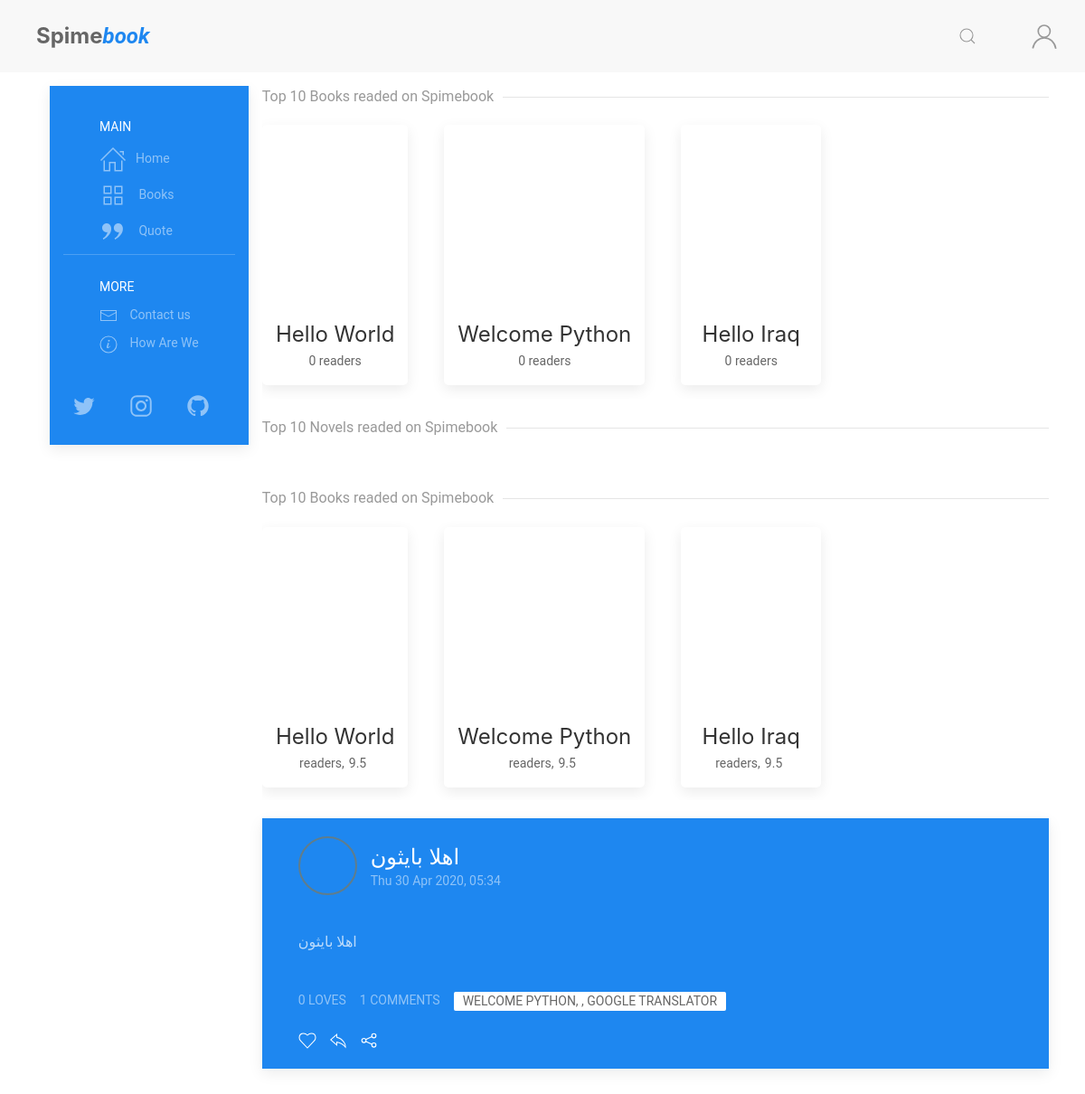
/test, run on an earlier commit of the app's database.
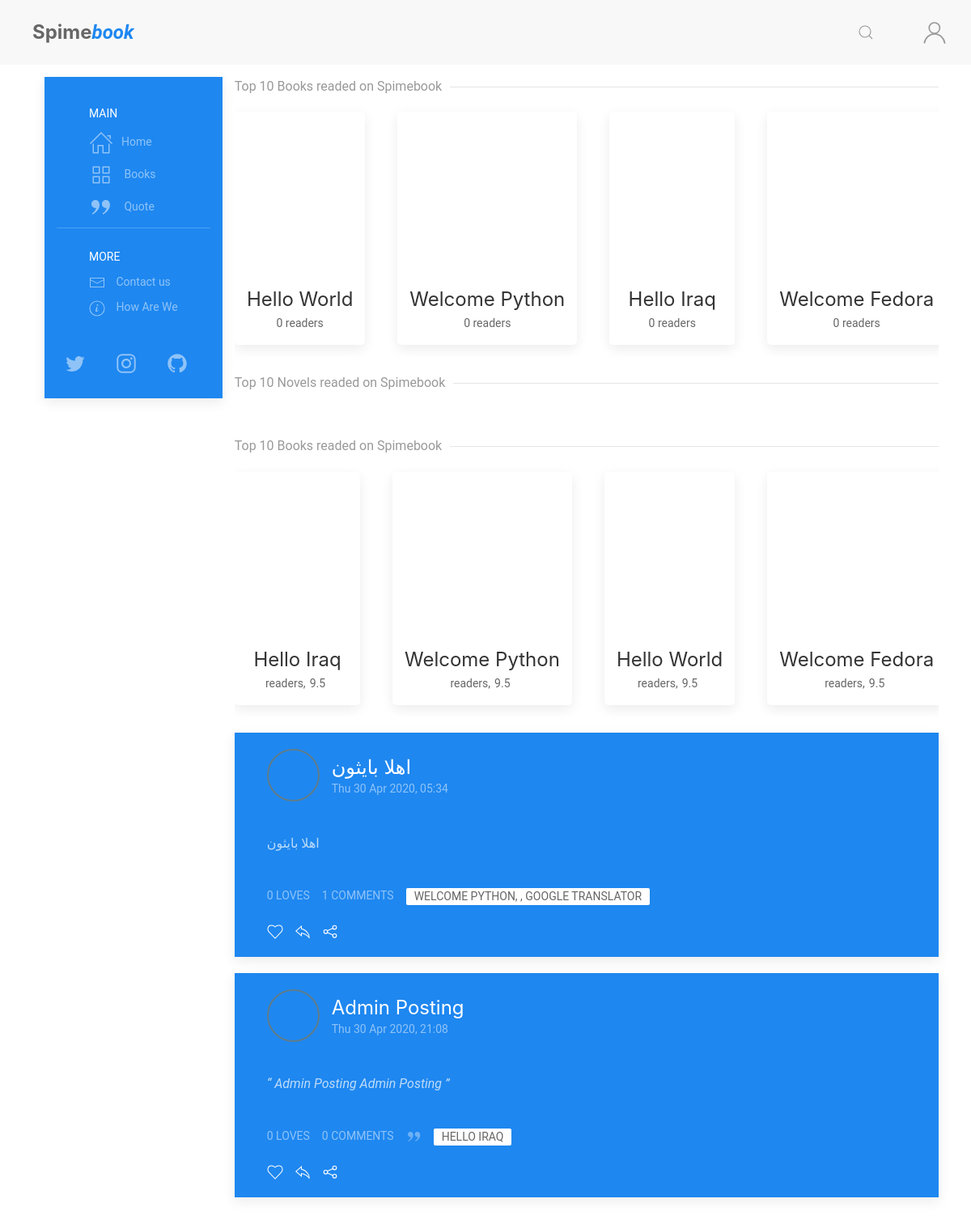
And on a later commit of the database.
### books/models.py (models this page shows, shortened)
class Book(models.Model):
    title = models.CharField(max_length=255, verbose_name=_('Book Title'))
    book_image = models.ImageField(
        upload_to='books/cover/', default='book.jpg', verbose_name=_('Book Cover Image'))
    author = models.ForeignKey(
        Author, on_delete=models.CASCADE, verbose_name=_('The Author'))
    publish_date = models.DateField(
        default=timezone.now, verbose_name=_('Publish Date'))
    genres = models.ManyToManyField(
        Genres, related_name='genres', verbose_name=_('Genres'))
    book_or_Novel = models.CharField(
        max_length=5, choices=book_type, default='Book', verbose_name=_('Type'))
    def __str__(self):
        return self.title

class EN(models.Model):
    lang = models.CharField(max_length=2, default='en', auto_created='en')
    book = models.OneToOneField(
        Book, on_delete=models.CASCADE, verbose_name=_('Orginal Book'))
    title = models.CharField(max_length=255, blank=True,
                             null=True, verbose_name=_('Book Title'))
    book_Bio = models.TextField(
        blank=True, null=True, verbose_name=_('Book Bio'))
    class Meta:
        verbose_name = _("English Translation")
        verbose_name_plural = _("English Translation")
        ordering = ['-id']
    def __str__(self):
        if self.title is None:
            return translator.translate(self.book.title, dest='en').text
        else:
            return self.title

### posts/models.py (models this page shows, shortened)
class Post(models.Model):
    POST_TYPE = [
        ('Q', 'Quote'),
        ('R', 'Reviw'),
        ('P', 'Post'),
    ]
    title = models.CharField(max_length=120, default='')
    user = models.ForeignKey(User, on_delete=models.CASCADE)
    post_date = models.DateTimeField(default=timezone.now)
    post_edit_date = models.DateTimeField(auto_now=timezone.now)
    content = models.TextField(default='')
    post_type = models.CharField(
        max_length=1,
        choices=POST_TYPE,
        default='Psot')
    for_book = models.ForeignKey(Book, on_delete=models.CASCADE)
    archived = models.BooleanField(default=False)
    class Meta:
        ordering = ["-post_date"]

class Comment(models.Model):
    user = models.ForeignKey(User, on_delete=models.CASCADE)
    comment = models.CharField(max_length=300)
    comment_date = models.DateTimeField(auto_now_add=True)
    post = models.ForeignKey(
        Post, on_delete=models.CASCADE, related_name='comments')

### posts/views.py (the view)
# urls.py: path('test', views.test, name='test'),
def test(request):
    all_posts = range(1, 1000)
    top_ten_books = Book.objects.filter(book_or_Novel='Book').annotate(
        readed=Count('books')).order_by('-readed')[:10]
    top_ten_movels = Book.objects.filter(book_or_Novel='Novel').annotate(
        readed=Count('books')).order_by('-readed')[:10]
    top_rate = Book.objects.order_by('-rating')[:10]
    print(top_rate)
    all_posts = Post.objects.filter(
        archived=False).annotate(loves_count=Count('comments')).order_by('-loves_count')
    return render(request, 'posts/test.html', {'books': top_ten_books, 'novels': top_ten_movels, 'top_rate': top_rate, 'posts': all_posts})

### books/templatetags/books_extra.py (called while the page is built)
@register.filter(name='get_translate')
def get_translate(value, arg):
    translate = eval(f"value.{arg}")
    return translate

@register.simple_tag
def define(val=None):
    return val

### posts/templatetags/posts_extra.py (called while the page is built)
@register.inclusion_tag('posts/costumtags/reaction_bar.html')
def reaction_bar(post_id, user):
    target_post = Post.objects.get(id=post_id)
    comment_form = AddCommentForm()
    context = {
        'user': user,
        'post': target_post,
        'comment': target_post,
        'comment_form': comment_form,
    }
    return context

@register.inclusion_tag('posts/costumtags/post_container.html')
def post(post, user):
    context = {
        'user': user,
        'post': post
    }
    return context

@register.inclusion_tag('posts/costumtags/infinite_scroll_js.html')
def infinite_scroll_js():
    context = {
    }
    return context

### posts/templates/posts/test.html (shortened to what this page needs)
{% extends "posts/base.html" %}
{% load static %}
{% load posts_extra %}
{% block content %}
<div class="uk-margin-bottom me-books-slider">
    <div uk-slider="">
        <h5 class="uk-heading-line uk-text-muted"><span>Top 10 Books readed on Spimebook</span></h5>
        <div class="uk-position-relative uk-visible-toggle uk-light uk-padding-small uk-padding-remove-horizontal uk-padding-remove-top"
            tabindex="-1">
            <ul class="uk-slider-items uk-child-width-auto@s uk-grid">
                {% for book in books%}
                <li>
                    <a href="{% url 'book' book.id  %}">
                        <div class="uk-card uk-card-default uk-border-rounded uk-text-center uk-padding-small">
                            <div class="uk-card-media-top">
                            </div>
                            <div class="uk-card-body uk-padding-remove">
                                <h5 class="uk-card-title uk-margin-small-top uk-margin-remove-bottom">{{book.title}}
                                </h5>
                                <span class="uk-badge">{{book.readed}} readers</span>
                            </div>
                        </div>
                    </a>
                </li>
                {% endfor %}
            </ul>
        </div>
    </div>
</div>
<div class="uk-margin-bottom me-books-slider">
    <div uk-slider="">
        <h5 class="uk-heading-line uk-text-muted"><span>Top 10 Novels readed on Spimebook</span></h5>
        <div class="uk-position-relative uk-visible-toggle uk-padding-small uk-padding-remove-horizontal uk-padding-remove-top"
            tabindex="-1">
        </div>
    </div>
</div>
<div class="uk-margin-bottom me-books-slider">
    <div uk-slider="">
        <h5 class="uk-heading-line uk-text-muted"><span>Top 10 Books readed on Spimebook</span></h5>
        <div class="uk-position-relative uk-visible-toggle uk-light uk-padding-small uk-padding-remove-horizontal uk-padding-remove-top"
            tabindex="-1">
            <ul class="uk-slider-items uk-child-width-auto@s uk-grid">
                {% for book in top_rate %}
                <li>
                    <a href="{% url 'book' book.id  %}">
                        <div class="uk-card uk-card-default uk-border-rounded uk-text-center uk-padding-small">
                            <div class="uk-card-media-top">
                            </div>
                            <div class="uk-card-body uk-padding-remove">
                                <h5 class="uk-card-title uk-margin-small-top uk-margin-remove-bottom">{{book.title}}
                                </h5>
                                <span class="uk-badge">{{book.readed}} readers, <span class="uk-badge">9.5</span>
                                </span>
                            </div>
                        </div>
                    </a>
                </li>
                {% endfor %}
            </ul>
        </div>
    </div>
</div>
<div class="article-feed">
    {% for post in posts %}
    {% post post user %}
    {% endfor %}
</div>
{% endblock content %}

### posts/templates/posts/costumtags/post_container.html
{% load posts_extra %}
<div class="article">
    <div class="uk-card uk-card-primary uk-margin uk-width-1-1">
        <div class="uk-card-header">
            <div class="uk-grid-small uk-flex-middle" uk-grid>
                <div class="uk-width-auto">
                    <a href="{% url 'user-profile' post.user %}">
                        <img data-src="{{post.user.profile.picture.url}}" class="uk-border-circle avatat-img" width="50"
                            height="50" alt="{{post.user}}" uk-img>
                    </a>
                </div>
                <div class="uk-width-expand">
                    <a href="{% url 'post' post.id %}">
                        <h3 class="uk-card-title uk-margin-remove-bottom">{{post.title}}</h3>
                    </a>
                    <p class="uk-text-meta uk-margin-remove-top">
                        <time>{{post.post_date|date:"D d M Y, H:i"}}</time>
                    </p>
                </div>
            </div>
        </div>
        <div class="uk-card-body uk-padding uk-padding-remove-vertical uk-margin">
            {% if post.post_type == "Q" %}
            <q>
                {{ post.content }}
            </q> {% else %}
            <p>
                {{ post.content }}
            </p>
            {% endif %}
        </div>
        <div class="uk-card-footer">
            {% reaction_bar post.id user %}
        </div>
    </div>
</div>

### posts/templates/posts/costumtags/reaction_bar.html (shortened to what this page needs)
{% load books_extra %}
{% if user.is_authenticated %}
{% define user.profile.lang as user_lang %}
{% else %}
{% define 'en' as user_lang %}
{% endif %}
<div class="uk-flex uk-grid-small" uk-grid>
    <div class="uk-flex uk-grid-small" uk-grid>
        <div>
            <span class="uk-button uk-button-text uk-text-meta">{{post.loves.count}} loves</span>
        </div>
        <div class="uk-margin-small-bottom">
            <a href="#post-comment-{{post.id}}" class="uk-button uk-button-text uk-text-meta"
                uk-toggle>{{post.comments.all|length}} Comments</a>
        </div>
    </div>
    <div class="tags uk-margin-bottom ">
        {% if post.post_type == "Q" %}
        <span class="uk-icon uk-margin-small-right" uk-icon="quote-right"></span>
        {% endif %}
        <a href="{% url 'book' post.for_book.id %}" class="uk-label">{{ post.for_book|get_translate:user_lang }}</a>
    </div>
</div>
<div class="reaction">
    {% if user.is_authenticated %}
    <span>
        <a class="uk-icon uk-margin-small-right" id="love-post" data-post="{% url 'love' post.id %}"
            uk-icon="icon: heart"></a>
    </span>
    <span>
        <a href="#" class="uk-icon uk-margin-small-right" uk-icon="icon: reply"
            uk-toggle="target: #add-reply-{{post.id}}; animation: uk-animation-slide-top-small" type="button"></a>
    </span>
    {% else %}
    <span uk-tooltip="Log In First">
        <a class="uk-icon uk-margin-small-right" uk-icon="icon: heart"></a>
    </span>
    <span uk-tooltip="Log In First">
        <a class="uk-icon uk-margin-small-right" uk-icon="icon: reply" type="button"></a>
    </span>
    {% endif %}
    <span>
        <a href="#share-modal" class="uk-icon uk-margin-small-right" uk-icon="icon: social" uk-toggle></a>
    </span>
</div>

What changed in the data, as far as the page shows it:
changed Book "Welcome Python": moves down the list
shown differently, row unchanged: Book "Hello Iraq": moves up the list
added Book: title "Welcome Fedora", readed "0"
added Post: title "Admin Posting", post_date "Thu 30 Apr 2020, 21:08", content "Admin Posting Admin Posting", loves.count "0", comments.all|length "0", post_type "Q" (drawn), for_book|get_translate "HELLO IRAQ"
